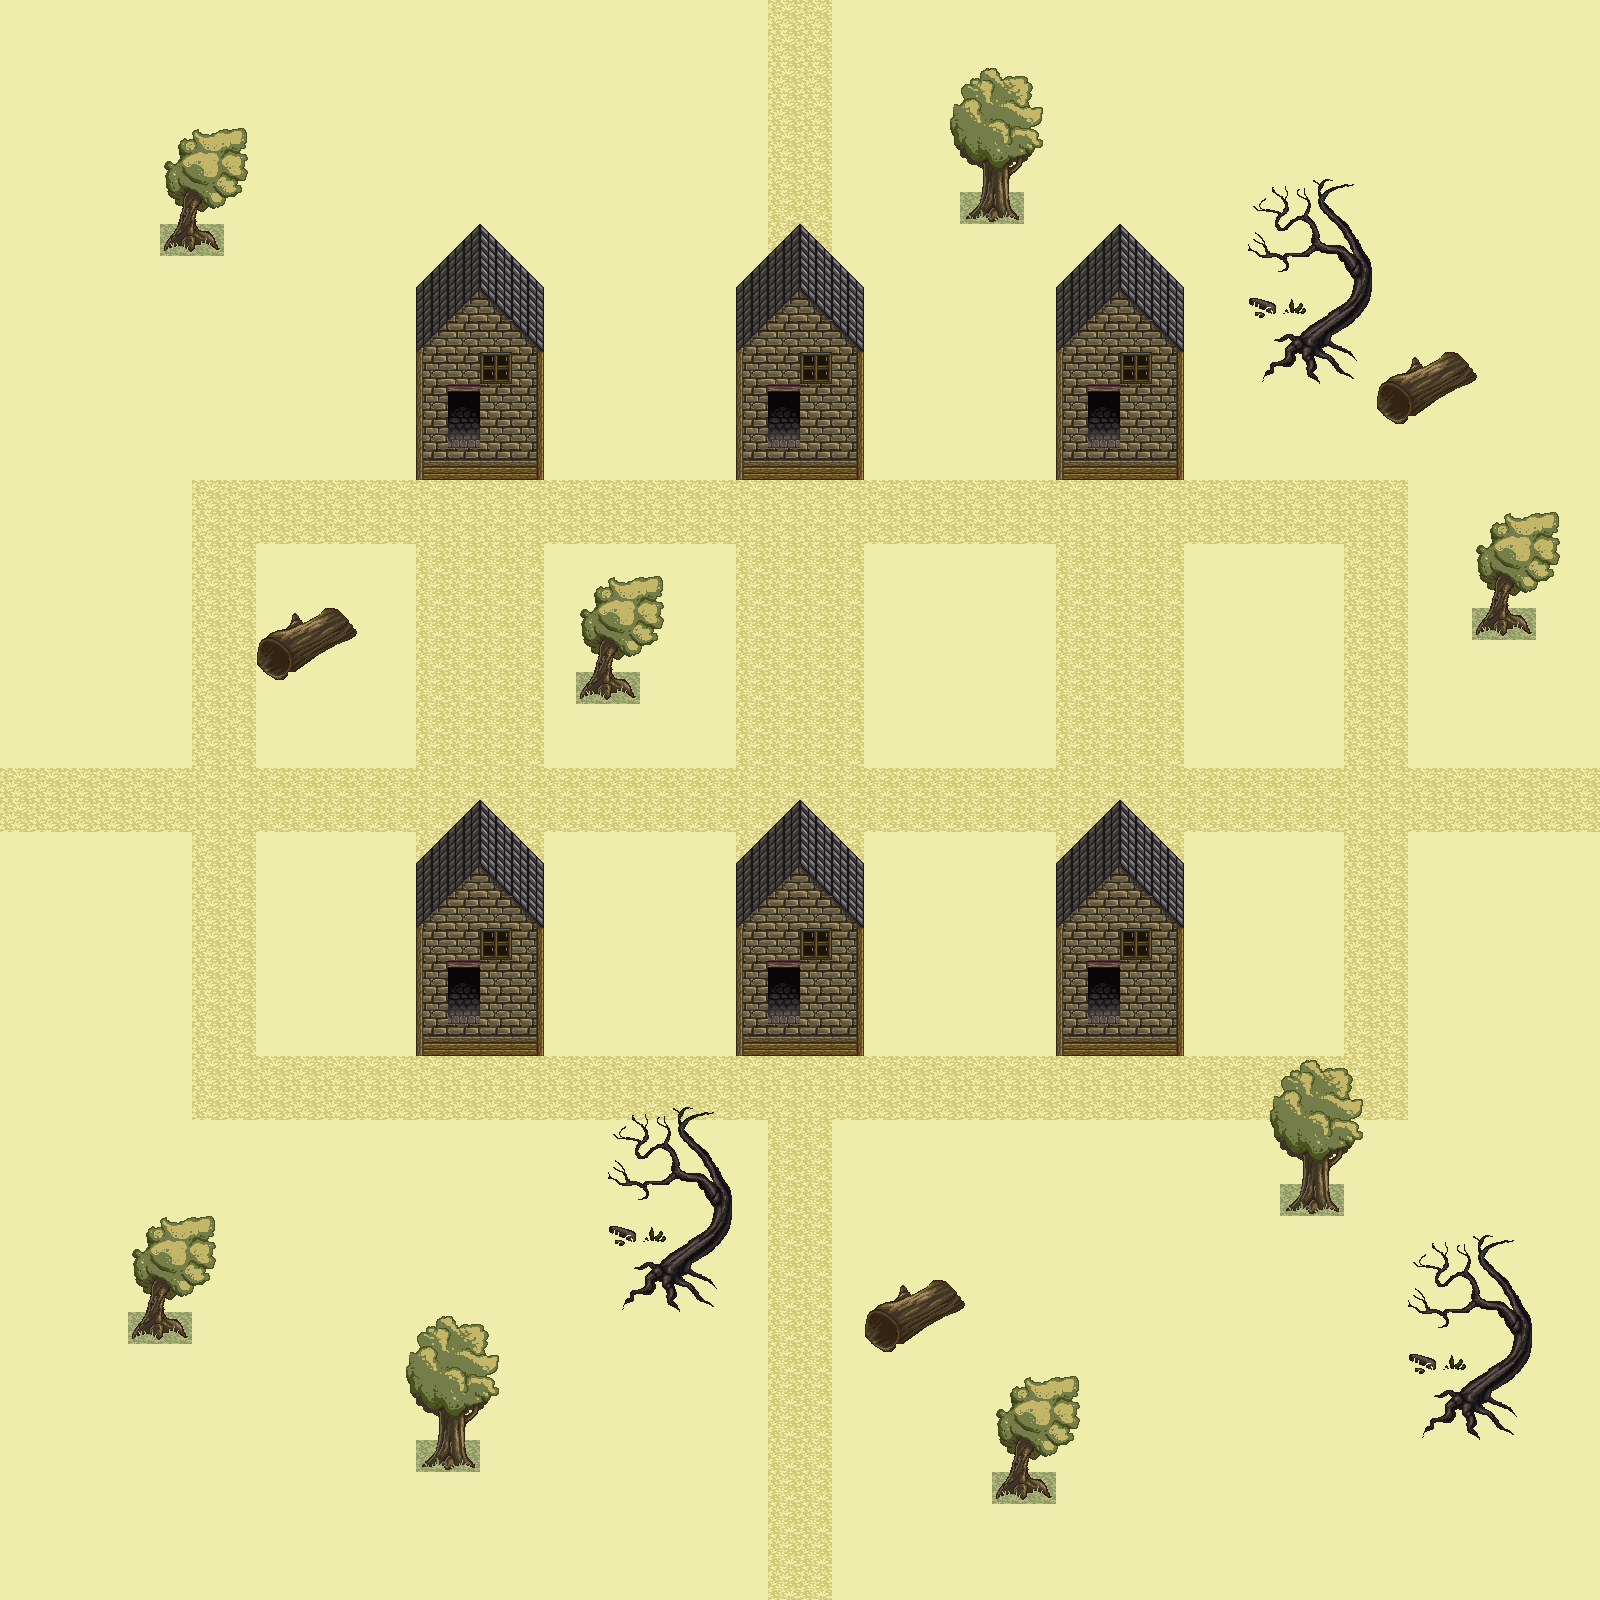

This game map was drawn from its Tiled (.tmx) file and the tilesets committed beside it. A one-line description and the trimmed map source follow:
An orthogonal 50x50 tile map with 32x32 px tiles, 2 tile layers (Background, Collision), 5 tilesets.

<map version="1.0" orientation="orthogonal" renderorder="right-down" width="50" height="50" tilewidth="32" tileheight="32" nextobjectid="1">
 <tileset firstgid="1" name="art-1" tilewidth="32" tileheight="32" tilecount="900" columns="30">
  <image source="../../art/map_art/art-1.png" width="960" height="960" />
 </tileset>
 <tileset firstgid="901" name="art-2" tilewidth="32" tileheight="32" tilecount="900" columns="30">
  <image source="../../art/map_art/art-2.png" width="960" height="960" />
 </tileset>
 <tileset firstgid="1801" name="art-3" tilewidth="32" tileheight="32" tilecount="900" columns="30">
  <image source="../../art/map_art/art-3.png" width="960" height="960" />
 </tileset>
 <tileset firstgid="2701" name="art-4" tilewidth="32" tileheight="32" tilecount="900" columns="30">
  <image source="../../art/map_art/art-4.png" width="960" height="960" />
 </tileset>
 <tileset firstgid="3601" name="art-5" tilewidth="32" tileheight="32" tilecount="722" columns="19">
  <image source="../../art/map_art/art-5.png" width="636" height="1219" />
 </tileset>
 <layer name="Background" width="50" height="50">
  <data>[2500 cells, 2500 non-empty, 3 distinct tile ids]</data>
 </layer>
 <layer name="Collision" width="50" height="50">
  <data>[2500 cells, 391 non-empty, 78 distinct tile ids]</data>
 </layer>
</map>
